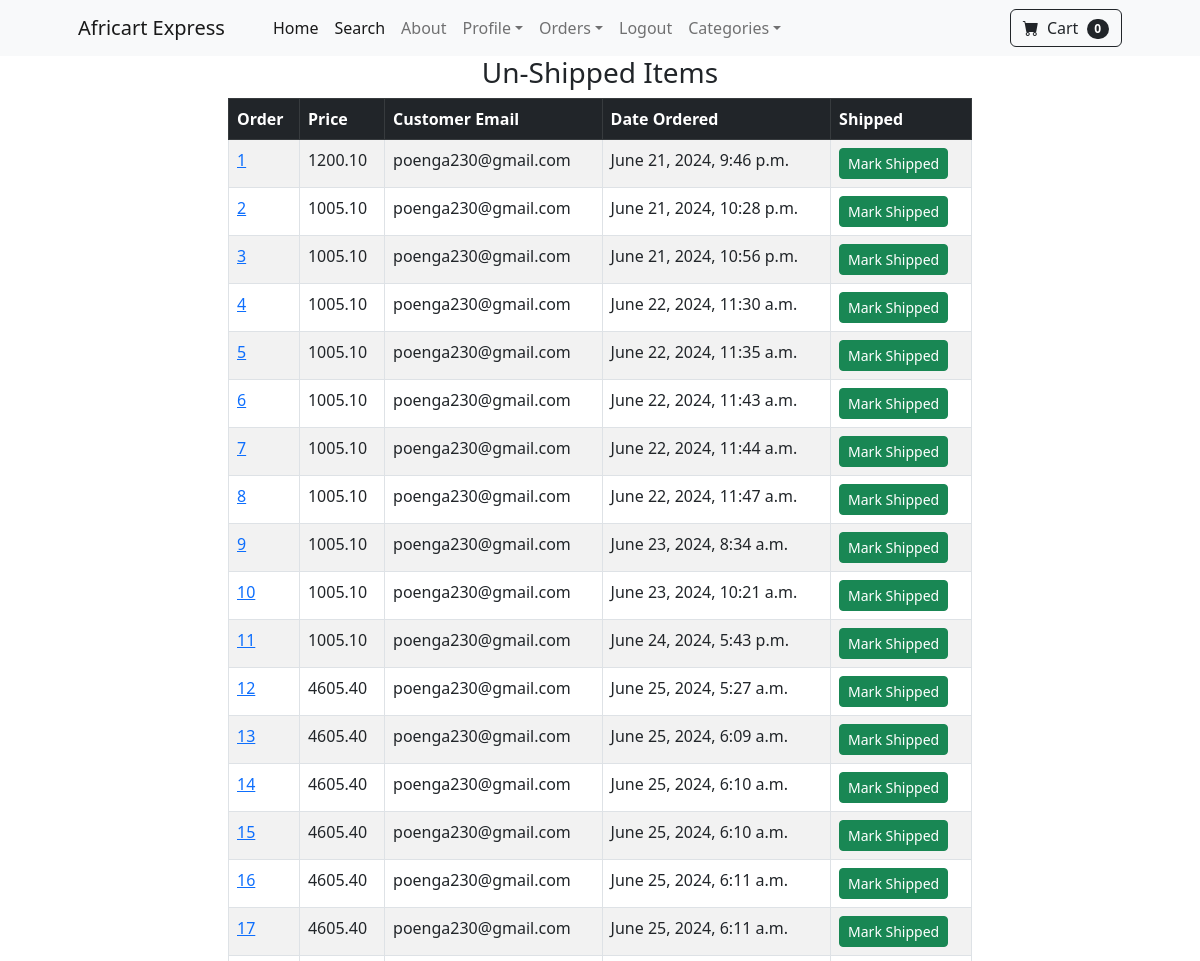
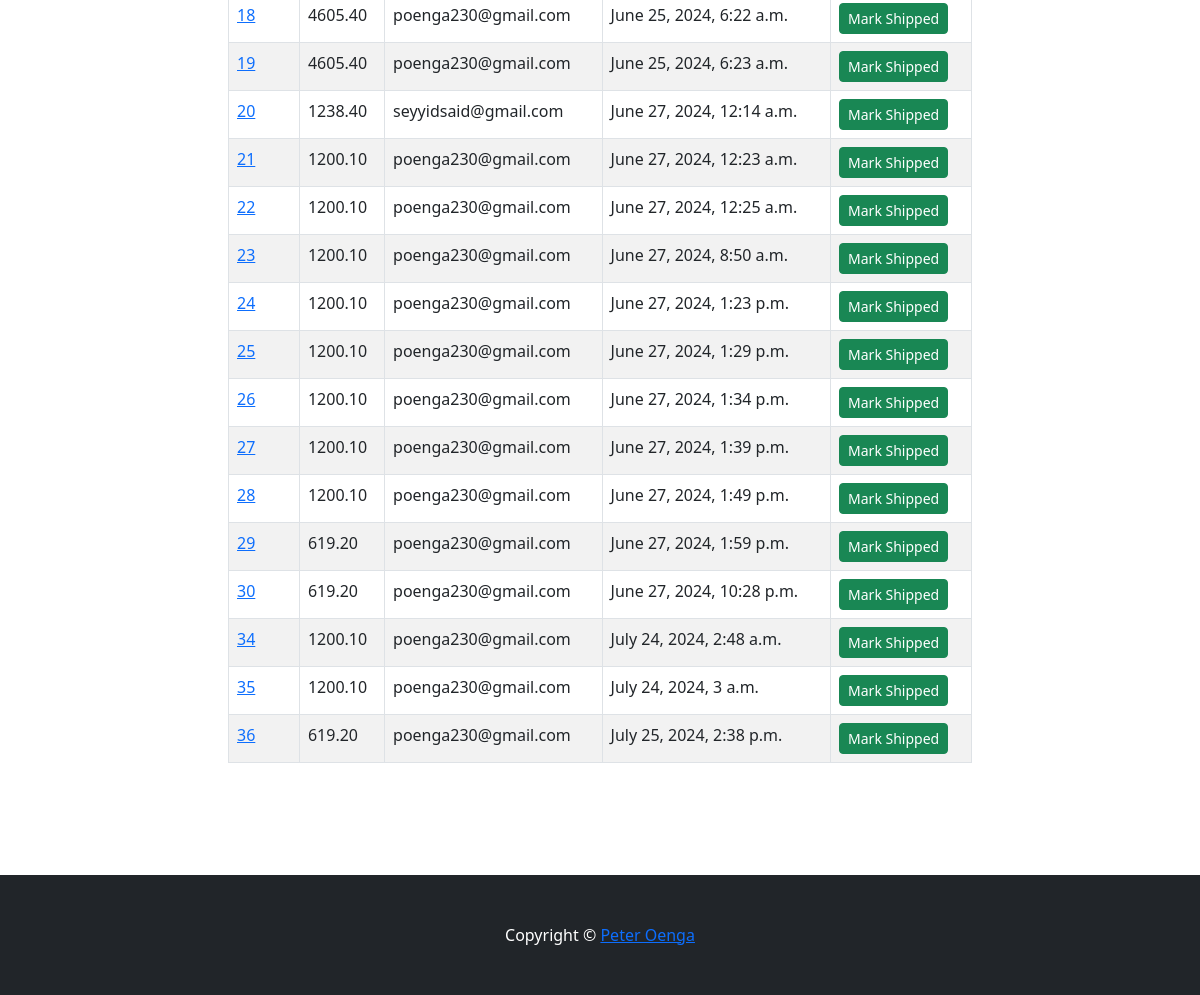
Page /payments/not_shipped_dash/ (signed in) on the committed database (2 pictures, top to bottom).
### payment/models.py (models this page shows, shortened)
class Order(models.Model):
    user = models.ForeignKey(User, on_delete=models.CASCADE, null=True, blank=True)
    full_name = models.CharField(max_length=250)
    email = models.EmailField(max_length=250)
    shipping_address = models.TextField(max_length=15000)
    amount_paid = models.DecimalField(max_digits=10, decimal_places=2)
    date_ordered = models.DateTimeField(auto_now_add=True)
    shipped = models.BooleanField(default=False)
    date_shipped = models.DateTimeField(blank=True, null=True)

### payment/views.py (the view, shortened to what this page needs)
# urls.py: path("not_shipped_dash/", views.not_shipped_dash, name="not_shipped_dash"),
def not_shipped_dash(request):
	if request.user.is_authenticated and request.user.is_superuser:
		orders = Order.objects.filter(shipped=False)
		return render(request, "payment/not_shipped_dash.html", {"orders": orders})
	else:
		messages.success(request, "Access Denied!")
		return redirect("index")

### cart/cart.py (called while the page is built)
	def __len__(self):
		return len(self.cart)

### cart/context_processors.py (called while the page is built)
def cart(request):
    return {'cart':Cart(request)}

### payment/templates/payment/not_shipped_dash.html (shortened to what this page needs)
{% extends 'base.html'%}
{% block content %}
<div class="container">
    <div class="row">
        <center>
            <div class="col-8">
                <h3>Un-Shipped Items</h3>
                <table class="table table-striped table-hover table-bordered">
                    <thead class="table-dark">
                      <tr>
                        <th scope="col">Order</th>
                        <th scope="col">Price</th>
                        <th scope="col">Customer Email</th>
                        <th scope="col">Date Ordered</th>
                        <th scope="col">Shipped</th>
                      </tr>
                    </thead>
                    <tbody>
                        {% for item in orders %}
                      <tr>
                        <td><a href="{% url 'orders' item.id %}"> {{ item.id }} </a></td>
                        <td>{{ item.amount_paid }}</td>
                        <td>{{ item.email }}</td>
                        <td>{{ item.date_ordered }}</td>
                        <td>
                          <form method="POST">
                            <button class="btn btn-success btn-sm">Mark Shipped</button>
                          </form>
                        </td>
                      </tr>
                      {% endfor %}
                    </tbody>
                  </table>
                <br><br>
                <br><br>
            </div>
        </center>
    </div>
</div>
{%endblock%}

### rows in the picture
Order: id "1", amount_paid "1200.10", email "poenga230@gmail.com", date_ordered "June 21, 2024, 9:46 p.m."
Order: id "2", amount_paid "1005.10", email "poenga230@gmail.com", date_ordered "June 21, 2024, 10:28 p.m."
Order: id "3", amount_paid "1005.10", email "poenga230@gmail.com", date_ordered "June 21, 2024, 10:56 p.m."
Order: id "4", amount_paid "1005.10", email "poenga230@gmail.com", date_ordered "June 22, 2024, 11:30 a.m."
Order: id "5", amount_paid "1005.10", email "poenga230@gmail.com", date_ordered "June 22, 2024, 11:35 a.m."
Order: id "6", amount_paid "1005.10", email "poenga230@gmail.com", date_ordered "June 22, 2024, 11:43 a.m."
Order: id "7", amount_paid "1005.10", email "poenga230@gmail.com", date_ordered "June 22, 2024, 11:44 a.m."
Order: id "8", amount_paid "1005.10", email "poenga230@gmail.com", date_ordered "June 22, 2024, 11:47 a.m."
Order: id "9", amount_paid "1005.10", email "poenga230@gmail.com", date_ordered "June 23, 2024, 8:34 a.m."
Order: id "10", amount_paid "1005.10", email "poenga230@gmail.com", date_ordered "June 23, 2024, 10:21 a.m."
Order: id "11", amount_paid "1005.10", email "poenga230@gmail.com", date_ordered "June 24, 2024, 5:43 p.m."
Order: id "12", amount_paid "4605.40", email "poenga230@gmail.com", date_ordered "June 25, 2024, 5:27 a.m."
Order: id "13", amount_paid "4605.40", email "poenga230@gmail.com", date_ordered "June 25, 2024, 6:09 a.m."
Order: id "14", amount_paid "4605.40", email "poenga230@gmail.com", date_ordered "June 25, 2024, 6:10 a.m."
Order: id "15", amount_paid "4605.40", email "poenga230@gmail.com", date_ordered "June 25, 2024, 6:10 a.m."
Order: id "16", amount_paid "4605.40", email "poenga230@gmail.com", date_ordered "June 25, 2024, 6:11 a.m."
Order: id "17", amount_paid "4605.40", email "poenga230@gmail.com", date_ordered "June 25, 2024, 6:11 a.m."
Order: id "18", amount_paid "4605.40", email "poenga230@gmail.com", date_ordered "June 25, 2024, 6:22 a.m."
Order: id "19", amount_paid "4605.40", email "poenga230@gmail.com", date_ordered "June 25, 2024, 6:23 a.m."
Order: id "20", amount_paid "1238.40", email "seyyidsaid@gmail.com", date_ordered "June 27, 2024, 12:14 a.m."
Order: id "21", amount_paid "1200.10", email "poenga230@gmail.com", date_ordered "June 27, 2024, 12:23 a.m."
Order: id "22", amount_paid "1200.10", email "poenga230@gmail.com", date_ordered "June 27, 2024, 12:25 a.m."
Order: id "23", amount_paid "1200.10", email "poenga230@gmail.com", date_ordered "June 27, 2024, 8:50 a.m."
Order: id "24", amount_paid "1200.10", email "poenga230@gmail.com", date_ordered "June 27, 2024, 1:23 p.m."
Order: id "25", amount_paid "1200.10", email "poenga230@gmail.com", date_ordered "June 27, 2024, 1:29 p.m."
Order: id "26", amount_paid "1200.10", email "poenga230@gmail.com", date_ordered "June 27, 2024, 1:34 p.m."
Order: id "27", amount_paid "1200.10", email "poenga230@gmail.com", date_ordered "June 27, 2024, 1:39 p.m."
Order: id "28", amount_paid "1200.10", email "poenga230@gmail.com", date_ordered "June 27, 2024, 1:49 p.m."
Order: id "29", amount_paid "619.20", email "poenga230@gmail.com", date_ordered "June 27, 2024, 1:59 p.m."
Order: id "30", amount_paid "619.20", email "poenga230@gmail.com", date_ordered "June 27, 2024, 10:28 p.m."
Order: id "34", amount_paid "1200.10", email "poenga230@gmail.com", date_ordered "July 24, 2024, 2:48 a.m."
Order: id "35", amount_paid "1200.10", email "poenga230@gmail.com", date_ordered "July 24, 2024, 3 a.m."
Order: id "36", amount_paid "619.20", email "poenga230@gmail.com", date_ordered "July 25, 2024, 2:38 p.m."

### other values in the picture
{{ cart | length }} "0"
